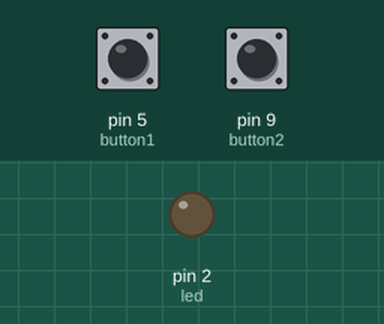
Simulated run of this sketch. Board: Arduino Uno, built with avr-gcc and run on an emulated ATmega328P. On the bench: output pins drawn as LEDs (lit = HIGH). Inputs (shaded band) come from the test bench; at power-on: pin 5 (button1) LOW, pin 9 (button2) LOW.

Above: at 1.2 s.
1.3 s: pin 5 (button1) pulled HIGH for 0.15 s
At 1.7 s:
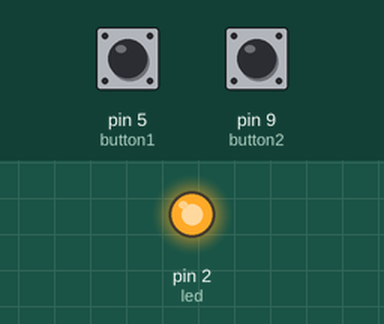
2.9 s: pin 9 (button2) pulled HIGH for 0.15 s
At 4.1 s:
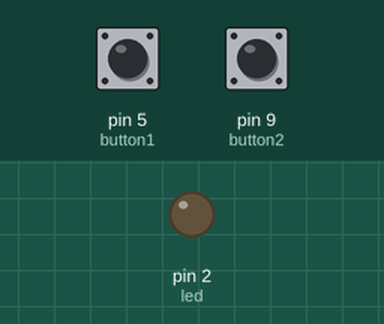
4.5 s: pin 5 (button1) pulled HIGH for 1 s
At 5.4 s:
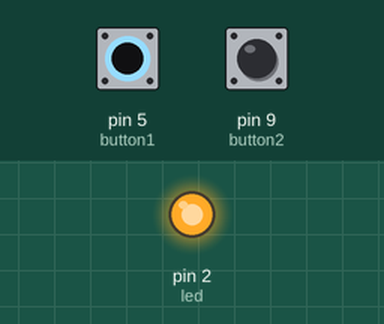
Timing chart, 0 to 7.5 s (numbered marks = the images above; inputs shaded):
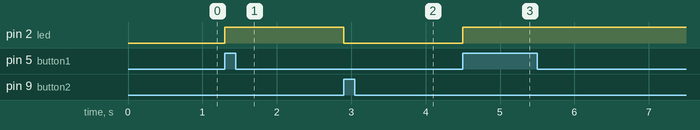

Measured:
- after the input at 1.3 s, pin 2 (led): LOW → HIGH at once
- after the input at 2.9 s, pin 2 (led): HIGH → LOW at once
- after the input at 4.5 s, pin 2 (led): LOW → HIGH at once

The sketch:

Latihan_8Button.ino
```cpp
int led = 2;
int button1 = 5;
int button2 = 9;
int value;

void setup() {
  // put your setup code here, to run once:
   pinMode(button1, INPUT);
   pinMode(button2, INPUT);
   pinMode(led, OUTPUT);


//  digitalWrite(led, HIGH);

  Serial.begin(9600);


}

void loop() {
  // put your main code here, to run repeatedly:
//   value = digitalRead(button1);
//   if(value == 1){
//    digitalWrite(led, HIGH);
//   }
//    digitalWrite(led, LOW);
//       Serial.print(value);
//
//      delay(100);


int test1 = digitalRead(button1);
int test2 = digitalRead(button2);


//delay(1000);

if(test1==1){
//  value=1;
digitalWrite(led,1);
} else if(test2==1){
// value=0;
digitalWrite(led,0);
}

//if(value == 1){
//  digitalWrite(led, HIGH);
//} else {
//  digitalWrite(led, LOW);
// }

}
```
